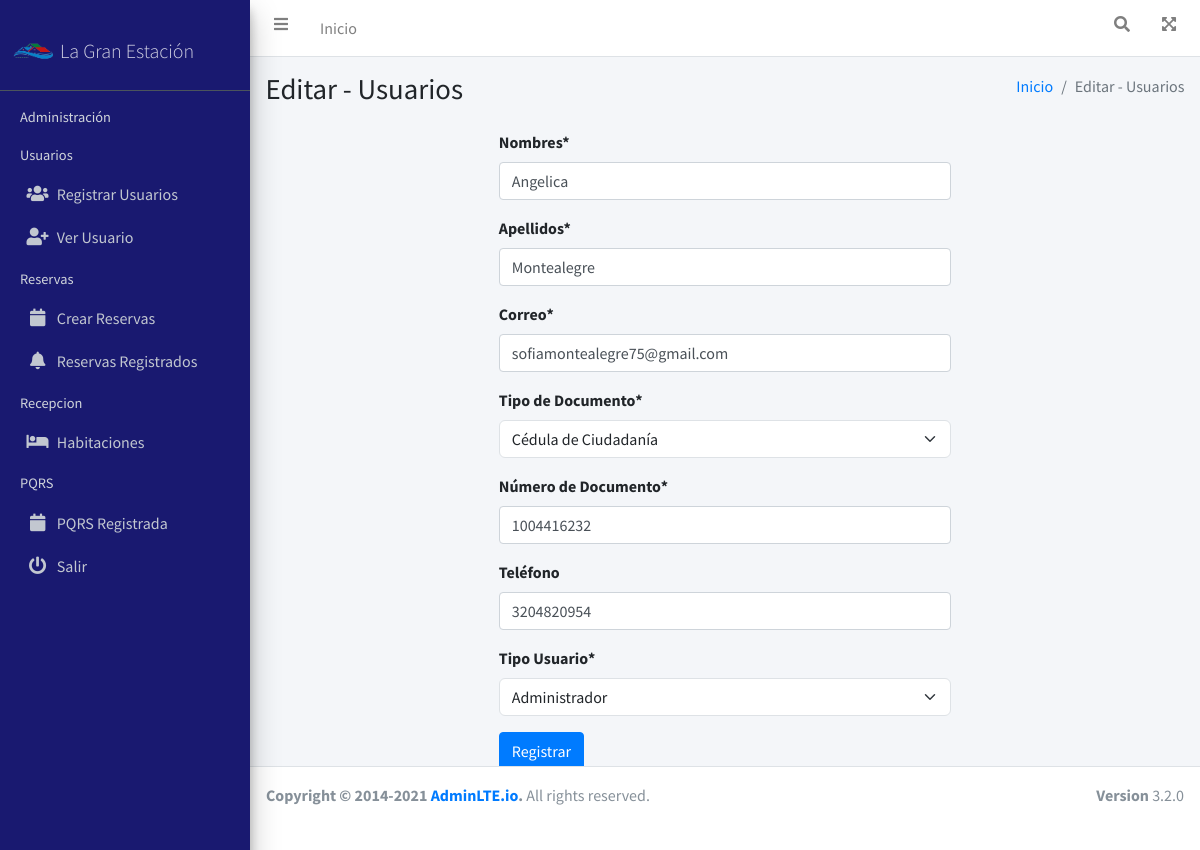
Screenshot of /user/user-editar/3 with the database file from the repository.
### usuarios/models.py (models this page shows)
class Usuario(models.Model):
    nombres=models.CharField(max_length=45, verbose_name="Nombres")
    apellidos=models.CharField(max_length=45, verbose_name="Apellidos")
    email= models.EmailField(max_length=150, verbose_name='correo')
    class TipoDocumento(models.TextChoices):
        CC='Cédula de Ciudadanía', _('Cédula de Ciudadanía')
        CE='Cédula de Extranjería', _('Cédula de Extranjería')
        PP='Pasaporte', _('Pasaporte')
        TI='Tarjeta de Identidad', _('Tarjeta de Identidad')
        OT='Otro Tipo de Documento', _('Otro Tipo de Documento')
    tipoDocumento=models.CharField(max_length=25, choices=TipoDocumento.choices, default=TipoDocumento.CC, verbose_name="Tipo de Documento")
    numeroDocumento=models.CharField(max_length=45, unique=True, verbose_name="Número de Documento")
    telefono=models.CharField(max_length=15, verbose_name="Teléfono", blank=True)
    class tipoUsuario(models.TextChoices):
        Administrador='Administración', _('Administrador')
        Recepción='Recepción', _('Recepción')
    tipoUsuario=models.CharField(max_length=20, choices=tipoUsuario.choices, default=tipoUsuario.Recepción, verbose_name="Tipo Usuario")
    class Estado(models.TextChoices):
        ACTIVO=1, ('Activo')
        INACTIVO=0, ('Inactivo')
    estado=models.CharField(max_length=1, choices=Estado.choices, default=Estado.ACTIVO, verbose_name="Estado")
    user=models.ForeignKey(User, on_delete= models.CASCADE)

### usuarios/views.py (the view)
# urls.py: path('user-editar/<int:pk>',usuarios_editar,name="usuarios-editar"),
def usuarios_editar(request, pk):
    titulo="Editar - Usuarios"
    usuario=Usuario.objects.get(id=pk)
    if request.method == "POST":
        form= UsuarioForms(request.POST, instance=usuario)
        if form.is_valid():
            form.save()
            messages.info(
                request,f"Se modifico el Usuario ({request.POST['nombres']}) exitosamente!"
            )
            return redirect("usuarios")
        else:
            messages.error(
                request,f"Error al modificar el Usuario ({request.POST['nombres']})!"
            )
            print("Error al guardar")
    else:
        form=UsuarioForms(instance=usuario)
    context={
        'titulo':titulo,
        'form': form
    }
    return render(request,'usuarios/usuarios-crear.html',context)

### usuarios/forms.py
class UsuarioForms(forms.ModelForm):
    class Meta:
        model=Usuario
        exclude=['user','estado']
        fields='__all__'

### General/templates/usuarios/usuarios-crear.html (shortened to what this page needs)
{% extends 'partials/bodyAdmin.html' %}
{% load static %}
{% load crispy_forms_tags %}
{% block contenido %}
<div class="container  w-50 ">
    <form action="" method="POST">
        {{form|crispy}}
    <input  class="btn btn-primary" type="submit" value="Registrar">
    </form>
</div>
{% endblock contenido %}

### rows the page displays
Usuario: nombres "Angelica", apellidos "Montealegre", email "sofiamontealegre75@gmail.com", tipoDocumento "Cédula de Ciudadanía", numeroDocumento "1004416232", telefono "3204820954", tipoUsuario "Administrador"

### other values shown
{{ titulo }} "Editar - Usuarios"
